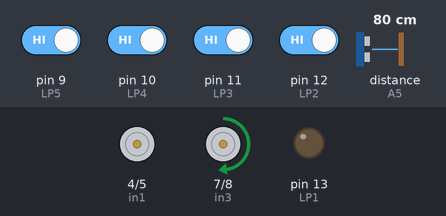
Bench run of a program on a simulated Arduino Uno, built with avr-gcc and run on an emulated ATmega328P. On the bench: motor-driver pin pairs drawn as motors (green arrow = first pin HIGH = forward, orange = second pin HIGH = backward, longer = more drive, scaled by the enable pin), output pins drawn as LEDs (lit = HIGH). Wiring (inferred from the names in the program): ultrasonic range finder: trigger A4; echo A5. The test bench sets the inputs (shaded band); at power-on: pin 9 (LP5), pin 10 (LP4), pin 11 (LP3), pin 12 (LP2) HIGH, distance to the obstacle (sensor on A5) 80 cm. The echo pulse lasts 58.3 µs per cm; pins used as bus, display or sensor lines are not drawn; what the program prints to the serial monitor is not drawn.

Above: at 2.2 s.
2.3 s: pin 12 (LP2) driven LOW
5.5 s: pin 11 (LP3) driven LOW
At 6.2 s:
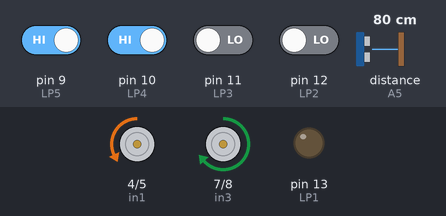
7.0 s: pin 10 (LP4) driven LOW
At 7.5 s:
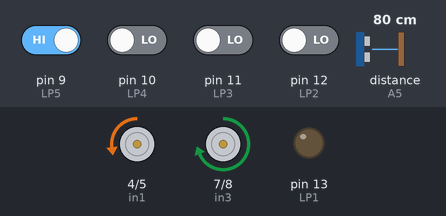
8.5 s: pin 9 (LP5) driven LOW
At 9.8 s:
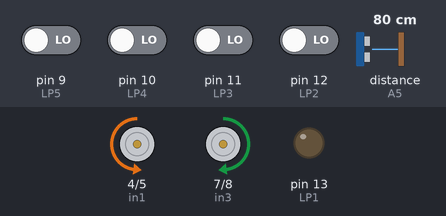
Timing chart, 0 to 11.0 s (numbered marks = the images above; inputs shaded):
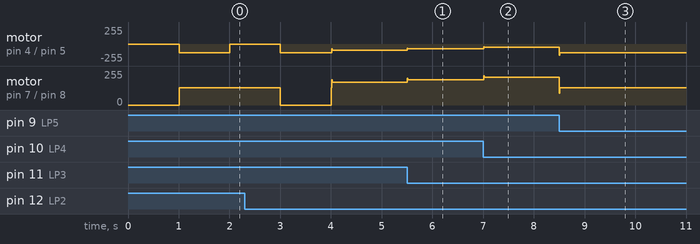

The program:

main.cpp
```cpp
#include <Arduino.h>

/* Variables */
// PID values
int error = 0;
int lastError = 0;
int sumError = 0;
float KP = 20;
float KD = 10;
int baseSpeed = 130;
int leftSpeed = 0;
int rightSpeed = 0;
int checkP = 0;
// Tracking values
int started = 0;
// Line Sensor
int L1 = 0;
int L2 = 0;
int L3 = 0;
int L4 = 0;
int L5 = 0;

// Pin line sensor trai -> phai
int LP1 = 13;
int LP2 = 12;
int LP3 = 11;
int LP4 = 10;
int LP5 = 9;

// Ultrasonic sensor
long duration;
int distance;
const int trig = A4;
const int echo = A5;

// Drivers and motors
// Right
const int enA = 3;
const int in1 = 4;
const int in2 = 5;
// Left
const int in3 = 7;
const int in4 = 8;
const int enB = 6;

/** Initial Code **/
void setup()
{
  Serial.begin(9600);
  pinMode(LED_BUILTIN, OUTPUT);
  // Sensor Pin Setup
  pinMode(trig, OUTPUT);
  pinMode(echo, INPUT);
  // Motor Pin Setup
  pinMode(enA, OUTPUT);
  pinMode(in1, OUTPUT);
  pinMode(in2, OUTPUT);
  pinMode(enB, OUTPUT);
  pinMode(in3, OUTPUT);
  pinMode(in4, OUTPUT);
  // pinMode(A2, INPUT);
  // pinMode(A3, INPUT);

  // Line Sensor Setup
  pinMode(L1, INPUT);
  pinMode(L2, INPUT);
  pinMode(L3, INPUT);
  pinMode(L4, INPUT);
  pinMode(L5, INPUT);

  digitalWrite(LED_BUILTIN, LOW);
  delay(1000);
}

// Distance calculation functions
int calculateDistance()
{
  digitalWrite(trig, LOW);
  delayMicroseconds(2);
  digitalWrite(trig, HIGH);
  delayMicroseconds(10);
  digitalWrite(trig, LOW);
  duration = pulseIn(echo, HIGH);
  distance = duration * 0.034 / 2;
  Serial.println(distance);
  return distance;
}

// 90 degree turn detection

// Function to control motor speed
void motorControl(int L, int R)
{
  analogWrite(enA, R);
  analogWrite(enB, L);
  digitalWrite(in1, LOW);
  digitalWrite(in2, HIGH);
  digitalWrite(in3, HIGH);
  digitalWrite(in4, LOW);
}

void SensorValue()
{
  L1 = digitalRead(LP1);
  L2 = digitalRead(LP2);
  L3 = digitalRead(LP3);
  L4 = digitalRead(LP4);
  L5 = digitalRead(LP5);
}

void whiteLine()
{
  while (L1 == 1 && L3 == 0 && L5 == 1)
  {
    motorControl(baseSpeed, baseSpeed);
  }
}

void checkPoint()
{
  switch (checkP)
  {
  case 0:
    baseSpeed = 80;
    KP = 10;
    KD = 5;
    break;
  case 1:
    baseSpeed = 100;
    KP = 25;
    KD = 10;
    break;

  case 2:
    baseSpeed = 130;
    KP = 20;
    KD = 10;
    break;
  case 3:
    baseSpeed = 80;
    KP = 10;
    KD = 5;
    break;
  case 4:
    baseSpeed = 130;
    KP = 20;
    KD = 10;
    break;
  }
  checkP++;
  delay(200);
}

void ninety(int direction)
{
  if (direction == 1)
  {
    motorControl(0, baseSpeed);
    delay(1000);
  }
  if (direction == 2)
  {
    motorControl(baseSpeed, 0);
    delay(1000);
  }
}

void CheckError()
{
  if (L1 == 0 && L2 == 0 && L3 == 0 && L4 == 0 && L5 == 0) // All White
  {
    error = 0; // 00000
  }
  if (L1 == 1 && L2 == 1 && L3 == 1 && L4 == 1 && L5 == 1) // All black
  {
    checkPoint();
    error = 0; // 11111
  }
  if (L1 == 0 && L2 == 1 && L3 == 1 && L4 == 1 && L5 == 0) // Go Straight
  {
    error = 0; // 01110
  }
  if (L1 == 0 && L2 == 0 && L3 == 1 && L4 == 1 && L5 == 0) // Small left
  {
    error = 1; // 00110
  }
  if (L1 == 0 && L2 == 1 && L3 == 1 && L4 == 0 && L5 == 0) // Small right
  {
    error = -1; // 01100
  }
  if (L1 == 0 && L2 == 0 && L3 == 1 && L4 == 1 && L5 == 1) // medium left
  {
    error = 2; // 00111
  }
  if (L1 == 1 && L2 == 1 && L3 == 1 && L4 == 0 && L5 == 0) // medium right
  {
    error = -2; // 11100
  }
  if (L1 == 0 && L2 == 0 && L3 == 0 && L4 == 1 && L5 == 1) // Big left
  {
    error = 3; // 00011
  }
  if (L1 == 1 && L2 == 1 && L3 == 0 && L4 == 0 && L5 == 0) // Big right
  {
    error = -3; // 11000
  }
  if (L1 == 0 && L2 == 0 && L3 == 0 && L4 == 0 && L5 == 1) // Very Big left
  {
    error = 4; // 00001
  }
  if (L1 == 1 && L2 == 0 && L3 == 0 && L4 == 0 && L5 == 0) // Very Big right
  {
    error = -4; // 10000
  }
  if (L1 == 1 && L3 == 0 && L5 == 1) // White line
  {
    whiteLine();
  }
  if (L1 == 0 && L2 == 1 && L3 == 1 && L4 == 1 && L5 == 1) // 90 right
  {
    ninety(2); // 01111 -> 90 cua phai
  }
  if (L1 == 0 && L2 == 1 && L3 == 1 && L4 == 1 && L5 == 1) // 90 right
  {
    ninety(1); // 11110 -> 90 cua trai
  }
}
/* Main Code */
void loop()
{
  // Check if the barrier has opened and start the robot
  if (started == 0)
  {
    if (calculateDistance() <= 15)
    {
      delay(500);
      return;
    }
    else
    {
      started = 1;
      // Turn off led to indicate that the robot has started
      digitalWrite(LED_BUILTIN, LOW);
      // run forward to get out of starting position
      motorControl(baseSpeed, baseSpeed);
      delay(1000);
      return;
    }
  }

  // Robot has started
  if (started == 1)
  {
    SensorValue();
    CheckError();

    int motorSpeed = KP * error + KD * (error - lastError);
    // base = 100
    lastError = error;
    leftSpeed = baseSpeed + motorSpeed;
    rightSpeed = baseSpeed - motorSpeed;
    if (leftSpeed > 255)
      leftSpeed = 255;
    if (rightSpeed > 255)
      rightSpeed = 255;
    if (leftSpeed < 0)
      leftSpeed = 0;
    if (rightSpeed < 0)
      rightSpeed = 0;
    motorControl(leftSpeed, rightSpeed);
  }
  delay(10);
}
```

Measured:
- after the input at 5.5 s, motor on pin 4 (in1) / pin 5 (in2): backward 90/255 → backward 70/255 at once; motor on pin 7 (in3) / pin 8 (in4): forward 170/255 → forward 190/255 at once
- after the input at 7.0 s, motor on pin 4 (in1) / pin 5 (in2): backward 70/255 → backward 50/255 at once; motor on pin 7 (in3) / pin 8 (in4): forward 190/255 → forward 210/255 at once
- after the input at 8.5 s, motor on pin 4 (in1) / pin 5 (in2): backward 50/255 → backward 130/255 at once; motor on pin 7 (in3) / pin 8 (in4): forward 210/255 → forward 130/255 at once
